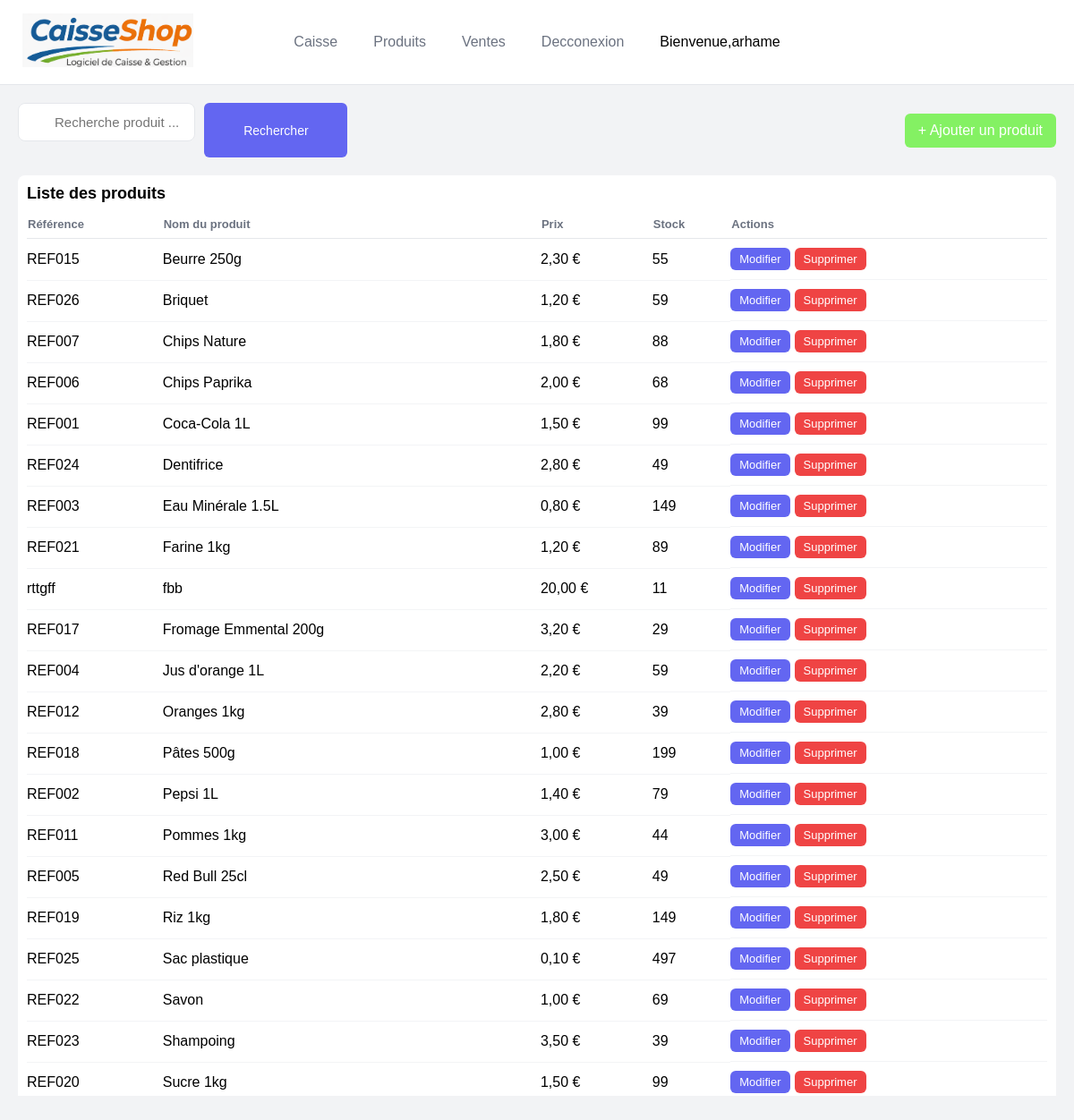
The app's page /produits.php (signed in) with its own data.
### tables this page shows
CREATE TABLE `produits` (
  `id_produit` int(11) NOT NULL,
  `reference` varchar(8) DEFAULT NULL,
  `nom_produit` varchar(30) NOT NULL,
  `prix` decimal(10,2) NOT NULL,
  `stock` int(11) NOT NULL
);

### boutd_code.php (called while the page is built, shortened)
<?php
require_once 'db.php';
$recherche = "";
$sql = "SELECT * FROM produits
        WHERE nom_produit LIKE :recherche
        ORDER BY nom_produit ASC";
$stmt = $pdo->prepare($sql);
$stmt->execute([
    ':recherche' => "%$recherche%"
]);
$produits = $stmt->fetchAll(PDO::FETCH_ASSOC);
?>

### produits.php (the view, shortened to what this page needs)
<?php
require_once 'boutd_code.php';
?>
<!DOCTYPE html>
<html lang="fr">
<head>
    <link rel="stylesheet" href="style.css">
</head>
<body>
<?php require_once 'header.php'; ?>
<div class="container">
    <div class="left" style="width:100%">
        <div class="produits-header">
            <form method="GET" class="search-wrapper">
                <input type="text"
                       name="recherche"
                       class="search"
                       placeholder="Recherche produit ..."
                       value="<?= htmlspecialchars($recherche) ?>">
                <button type="submit" class="btn-search">
                    Rechercher
                </button>
            </form>
            <a href="ajouter_produit.php" class=" produit-ajouté produit-ajouté:hover ">
                + Ajouter un produit
            </a>
        </div>
        <div class="produits-card">
            <div class="produits-title">
                Liste des produits
            </div>
            <table class="ticket-table">
                <thead>
                    <tr>
                        <th>Référence</th>
                        <th>Nom du produit</th>
                        <th>Prix</th>
                        <th>Stock</th>
                        <th>Actions</th>
                    </tr>
                </thead>
                <tbody>
                    <?php if (count($produits) > 0): ?>
                        <?php foreach ($produits as $p): ?>
                            <tr>
                                <td><?= htmlspecialchars($p['reference']) ?></td>
                                <td><?= htmlspecialchars($p['nom_produit']) ?></td>
                                <td><?= number_format($p['prix'], 2, ',', ' ') ?> €</td>
                                <td><?= $p['stock'] ?></td>
                                <td style="display:flex; gap:5px;">
                                    <a
                                     href="modifier_produit.php?id=<?= $p['id_produit'] ?>"
                                       class="btn-small btn-blue">
                                        Modifier
                                    </a>
                                    <a href="supprimer_produit.php?id=<?= $p['id_produit'] ?>"
                                       class="btn-small btn-red">
                                        Supprimer
                                    </a>
                                </td>
                            </tr>
                        <?php endforeach; ?>
                    <?php endif; ?>
                </tbody>
            </table>
        </div>
    </div>
</div>
</body>
</html>

### header.php (shortened to what this page needs)
<div class="topbar">
    <div class="topbar-left">
        <div class="logo">
            <img src="logo.png" alt="logo">
        </div>
    </div>
    <div class="topbar-menu">
        <a href="index.php" class="menu-item">Caisse</a>
        <a href="produits.php" class="menu-item">Produits</a>
        <a href="ventes.php" class="menu-item">Ventes</a>
        <a href="lougout.php" class="menu-item">Decconexion</a>
        <a class="user">Bienvenue,<?= htmlspecialchars($_SESSION['nom']) ?></a>
    </div>
</div>

### style.css (style rules this page uses)
body { margin: 0; font-family: "Segoe UI", Arial, sans-serif; background: #f3f4f6; }
.container { display: flex; gap: 20px; padding: 20px; }
.topbar { background: #ffffff; border-bottom: 1px solid #e5e7eb; padding: 15px 25px; display: flex; align-items: center; position: relative; }
.topbar-menu { position: absolute; left: 50%; transform: translateX(-50%); display: flex; gap: 40px; }
.menu-item { color: #6b7280; text-decoration: none; font-size: 16px; }
.logo img { height: 60px; object-fit: contain; }
.left { width: 60%; max-height: 80vh; overflow-y: auto; }
.produits-header { display: flex; justify-content: space-between; align-items: center; margin-bottom: 20px; }
.produits-card { background: white; padding: 10px; border-radius: 8px; }
.produits-title { font-size: 18px; font-weight: bold; margin-bottom: 15px; }
.search-wrapper { display: flex; gap: 10px; }
.search { padding: 12px 15px; padding-left: 40px; border-radius: 8px; border: 1px solid #e5e7eb; font-size: 15px; background: #ffffff url("https://cdn-icons-png.flaticon.com/512/622/622669.png") no-repeat 12px center; background-size: 18px; }
.btn-search { padding: 10px 15px; background: #6366f1; border: none; color: white; border-radius: 6px; cursor: pointer; }
.produit-ajouté { padding: 10px 15px; background: #84f163; border: none; color: white; border-radius: 6px; cursor: pointer; text-decoration: none; }
.btn-small { padding: 5px 10px; font-size: 13px; text-decoration: none; border-radius: 6px; color: white; }
.btn-blue { background: #6366f1; }
.btn-red { background: #ef4444; }
.ticket-table { width: 100%; border-collapse: collapse; }
.ticket-table th { text-align: left; font-size: 13px; color: #6b7280; border-bottom: 1px solid #e5e7eb; padding-bottom: 8px; }
.ticket-table td { padding: 10px 0; border-bottom: 1px solid #f3f4f6; }
body { margin: 0; font-family: Arial, sans-serif; background: #f2f3f5; }
form { text-align: left; }
input { width: 100%; padding: 11px; border: 1px solid #e0e0e0; border-radius: 6px; margin-bottom: 18px; font-size: 13px; background: #f9f9f9; }
button { width: 100%; padding: 12px; background: #2ec4b6; color: #fff; border: none; border-radius: 6px; font-size: 14px; cursor: pointer; display: flex; justify-content: center; align-items: center; gap: 8px; }

### records on screen
produits: reference "REF015", nom_produit "Beurre 250g", prix "2,30", stock "55"
produits: reference "REF026", nom_produit "Briquet", prix "1,20", stock "59"
produits: reference "REF007", nom_produit "Chips Nature", prix "1,80", stock "88"
produits: reference "REF006", nom_produit "Chips Paprika", prix "2,00", stock "68"
produits: reference "REF001", nom_produit "Coca-Cola 1L", prix "1,50", stock "99"
produits: reference "REF024", nom_produit "Dentifrice", prix "2,80", stock "49"
produits: reference "REF003", nom_produit "Eau Minérale 1.5L", prix "0,80", stock "149"
produits: reference "REF021", nom_produit "Farine 1kg", prix "1,20", stock "89"
produits: reference "rttgff", nom_produit "fbb", prix "20,00", stock "11"
produits: reference "REF017", nom_produit "Fromage Emmental 200g", prix "3,20", stock "29"
produits: reference "REF004", nom_produit "Jus d'orange 1L", prix "2,20", stock "59"
produits: reference "REF012", nom_produit "Oranges 1kg", prix "2,80", stock "39"
produits: reference "REF018", nom_produit "Pâtes 500g", prix "1,00", stock "199"
produits: reference "REF002", nom_produit "Pepsi 1L", prix "1,40", stock "79"
produits: reference "REF011", nom_produit "Pommes 1kg", prix "3,00", stock "44"
produits: reference "REF005", nom_produit "Red Bull 25cl", prix "2,50", stock "49"
produits: reference "REF019", nom_produit "Riz 1kg", prix "1,80", stock "149"
produits: reference "REF025", nom_produit "Sac plastique", prix "0,10", stock "497"
produits: reference "REF022", nom_produit "Savon", prix "1,00", stock "69"
produits: reference "REF023", nom_produit "Shampoing", prix "3,50", stock "39"
produits: reference "REF020", nom_produit "Sucre 1kg", prix "1,50", stock "99"

### other values on screen
$_SESSION['nom'] "arhame"
